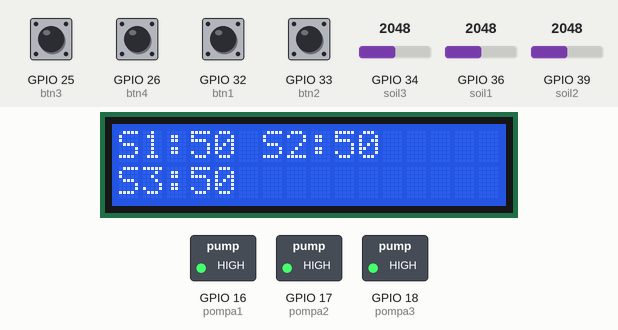
Simulated run of this sketch. Board: ESP32. Shown: 16×2 character LCD, switched loads named in the sketch (green lamp = pin HIGH). The test bench sets the inputs (shaded band); at power-on: GPIO 25 (btn3), GPIO 26 (btn4), GPIO 32 (btn1), GPIO 33 (btn2) HIGH, GPIO 34 (soil3) = 2048, GPIO 36 (soil1) = 2048, GPIO 39 (soil2) = 2048. WiFi joins after 1.5 s; servers stay silent unless stated; the local clock reads 2024-03-15 10:24:30 at power-on unless the sketch sets it; EEPROM starts erased; what the sketch prints to the serial monitor is not drawn.

Above: at 3.0 s.
3.1 s: GPIO 26 (btn4) pulled LOW for 1 s
At 4.8 s:
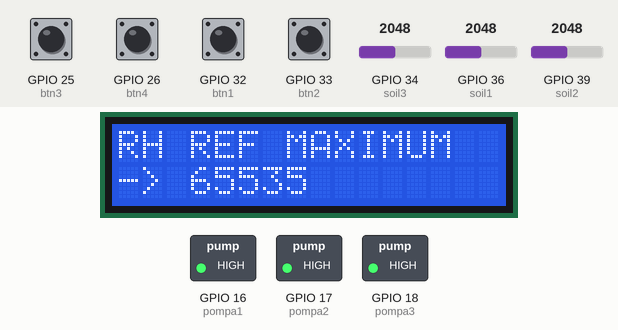
6.5 s: GPIO 26 (btn4) pulled LOW for 0.15 s
At 7.5 s:
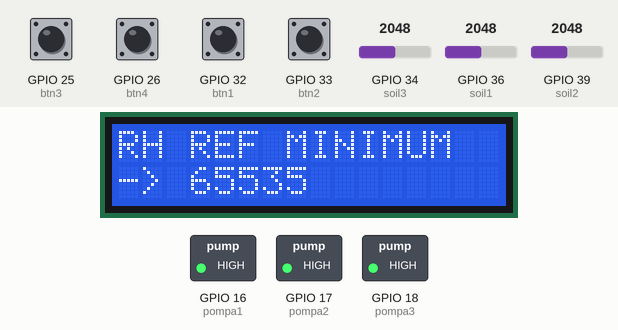
8.7 s: GPIO 32 (btn1) pulled LOW for 0.15 s
At 12.3 s:
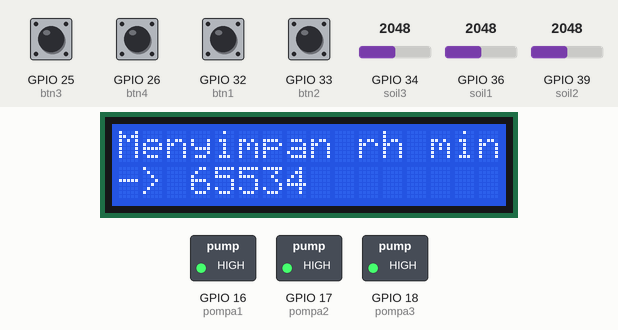
13.0 s: GPIO 33 (btn2) pulled LOW for 1 s
At 15.9 s:
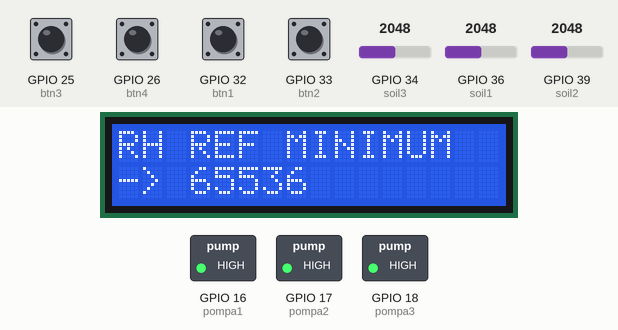
18.0 s: GPIO 33 (btn2) pulled LOW for 0.15 s
At 19.2 s:
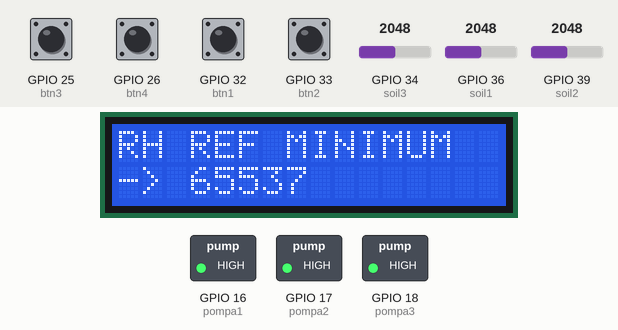
22.3 s: GPIO 32 (btn1) pulled LOW for 1 s
At 26.04 s:
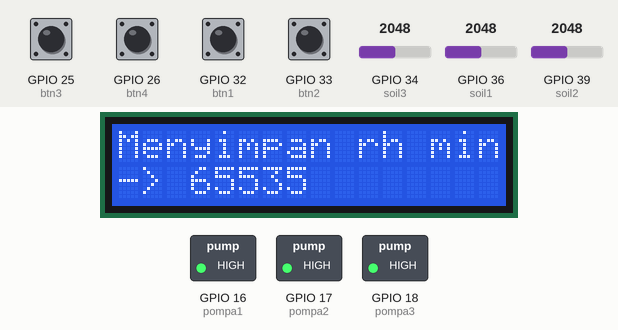
Timing chart, 0 to 27.5 s (numbered marks = the images above; inputs shaded):
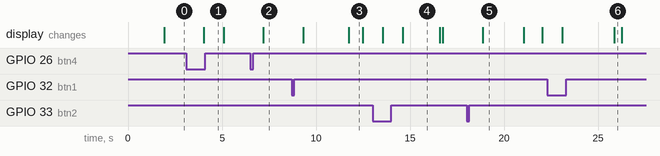

Measured:
- after the input at 3.1 s, the display: changes after 0.94 s (image 1)
- after the input at 6.5 s, the display: changes after 0.70 s (image 2)
- after the input at 8.7 s, the display: first changes after 0.62 s (image 3 shows a later state)
- after the input at 13.0 s, the display: first changes after 0.55 s (image 4 shows a later state)
- after the input at 18.0 s, the display: changes after 0.85 s (image 5)
- after the input at 22.3 s, the display: first changes after 0.78 s (image 6 shows a later state)
- what the display in image 3 shows lasts 0.8 s, from 11.7 s to 12.5 s

The sketch:

PenyiramOtomatis.ino
```cpp
/*
 * Penyiram otomatis terjadwal, include library
 */
#include <WiFi.h>
#include <WiFiClient.h>
#include <BlynkSimpleEsp32.h>
#include "RTClib.h"
#include <LiquidCrystal_I2C.h>
#include "EEPROM.h"

// config sistem
#define BLYNK_PRINT Serial
#define EEPROM_SIZE 64
#define auth "sv3ykNMzo1dPfWkwG6yfD1W88HBOzalx"
#define ssid "duoandaresta"
#define pass "takokomamak"
#define RELAY_ON 0
#define RELAY_OFF !RELAY_ON

// input pin
#define soil1 36
#define soil2 39
#define soil3 34
#define btn1 32
#define btn2 33
#define btn3 25
#define btn4 26

#define pompa1 16
#define pompa2 17
#define pompa3 18


// rtc object
RTC_DS3231 rtc;
// lcd object
LiquidCrystal_I2C lcd(0x27, 16, 2);
// Datetime object
DateTime now;

/*
 * Global variable untuk menyimpan nilai
 */
const String hari[7] = {"Minggu", "Senin", "Selasa", "Rabu", "Kamis", "Jumat", "Sabtu"};
// menyimpan jadwal 2 jam 2 menit
uint8_t jadwalJamMenit[2][2] = { 0 };
// meyimpan status mikro
String statusMikro = F("Mikro Berjalan");
// menyimpan nilai referensi
int rhref_min = 0;
int rhref_max = 0;
// flag untuk menyimpan perubahan nilai referensi
bool flagRhref_min = 0;
bool flagRhref_max = 0;
// menyimpan nilai sensor
int soilValue1 = 0;
int soilValue2 = 0;
int soilValue3 = 0;
// id menu berguna untuk menu tampilan
uint8_t idMenu = 0;
// periodic update blynk dan button
unsigned long pushUpdate = 0;
unsigned long btnUpdate = 0;

void setup() {
  // inisialisasi pin
  pinMode(soil1, INPUT);
  pinMode(soil2, INPUT);
  pinMode(soil3, INPUT);
  pinMode(pompa1, OUTPUT);
  pinMode(pompa2, OUTPUT);
  pinMode(pompa3, OUTPUT);
  // kondisi pin default
  digitalWrite(pompa1, RELAY_OFF);
  digitalWrite(pompa2, RELAY_OFF);
  digitalWrite(pompa3, RELAY_OFF);
  // baudrate serial
  Serial.begin(115200);
  // inisialisasi lcd
  lcd.begin();
  lcd.clear();
  lcd.backlight();
  // inisialisasi EEPROM
  if(!EEPROM.begin(EEPROM_SIZE)){
    Serial.println(F("Gagal menginisialisasi EEPROM"));
    lcdLine(1, F("EEPROM ERROR"));
    while(1); // jika gagal, berhenti disini loop terus
  }

  /*
   * Mengambil data jadwal dari eeprom agar tidak selalu set terus saat alat mati
   * address 0 = 8 bit data bisa digunakan untuk menyimpan data hari
   * address 1,2,3 sebanyak 24 bit bisa digunakan untuk menyimpat 2 jam, 2 menit
   * yang dibagi ke 6 bit masing masing
   *
   * address 4,5 untuk menyimpan rh ref min
   * address 6,7 untuk menyimpan rh ref max
   */
  uint32_t temp = 0x00;
  temp = EEPROM.read(1);
  temp = temp << 8;
  temp = temp | EEPROM.read(2);
  temp = temp << 8;
  temp = temp | EEPROM.read(3);

  jadwalJamMenit[0][0] = ( temp & 0b111111000000000000000000) >> 18; // jam 1
  jadwalJamMenit[0][1] = ( temp & 0b000000111111000000000000) >> 12; // menit 1
  jadwalJamMenit[1][0] = ( temp & 0b000000000000111111000000) >> 6; // jam 2
  jadwalJamMenit[1][1] = ( temp & 0b000000000000000000111111); // menit 2

  uint16_t temp2 = 0x00;
  temp2 = EEPROM.read(4);
  temp2 = temp2 << 8;
  temp2 = temp2 | EEPROM.read(5);
  rhref_min = temp2;

  temp2 = 0x00;
  temp2 = EEPROM.read(6);
  temp2 = temp2 << 8;
  temp2 = temp2 | EEPROM.read(7);
  rhref_max = temp2;

  Serial.println(F("Mendapat jadwal"));
  Serial.println(jadwalJamMenit[0][0], DEC);
  Serial.println(jadwalJamMenit[0][1], DEC);
  Serial.println(jadwalJamMenit[1][0], DEC);
  Serial.println(jadwalJamMenit[1][1], DEC);
  Serial.println(F("Mendapat nilai referensi"));
  Serial.print(F("Rh Ref Min: "));
  Serial.println(rhref_min);
  Serial.print(F("Rh Ref Max: "));
  Serial.println(rhref_max);

  // cek inisialisasi RTC
  if(!rtc.begin()){
    Serial.println(F("Tidak menemukan modul RTC"));
    lcdLine(1, F("RTC ERROR!!!"));
    while(1);
  }
  // cek baterai rtc apakah pernah di lepas
  if(rtc.lostPower()){
    Serial.println(F("RTC kehilangan tegangan, kita set waktunya sesuai dengan waktu sekarang"));
    /*
     * Saat modul rtc butuh di masukkan ke perangkat ygbaru, atau ada kehilangan tegangan,
     * fungsi ini akan mengeset data sesuai dengan tanggal dan waktu saat koding ini di compile
     */
    rtc.adjust(DateTime(F(__DATE__), F(__TIME__)));
    /*
     * Jika ingin set data tanggal dan jam sesuai yang kamu inginkan, secara ekplisit
     * jalankan perintah dibawah ini, katakan ingin set tanggal ke
     * Januari 21, 2014 jam 3 pagi
     * rtc.adjust(DateTime(2014, 1, 21, 3, 0, 0));
     */
  }
  // inisialisasi blynk agar konek ke wifi dan ke auth app
  Blynk.begin(auth, ssid, pass);
}

void loop() {
  /*
   * Cek pemencetan tombol 1, dengan debounce setiap 500 ms
   * 0. kodisi di menu utama menyalakan pompa secara manual
   * 1. mengurangi referensi rh min
   * 2. menambahi referensi rh max
   */
  if(isBtn1() && (unsigned long) millis()-btnUpdate >= 500){
    switch(idMenu){
      case 0: digitalWrite(pompa1, RELAY_ON); btnUpdate = millis(); return;
      case 1: rhref_min -= 1; flagRhref_min = 1; btnUpdate = millis(); break;
      case 2: rhref_max -= 1; flagRhref_max = 1; btnUpdate = millis(); break;
    }
  }
  if(isBtn2() && (unsigned long) millis()-btnUpdate >= 500){
    switch(idMenu){
      case 0: digitalWrite(pompa2, RELAY_ON); btnUpdate = millis(); return;
      case 1: rhref_min += 1; flagRhref_min = 1; btnUpdate = millis(); break;
      case 2: rhref_max += 1; flagRhref_max = 1; btnUpdate = millis(); break;
    }
  }
  if(isBtn3() && (unsigned long) millis()-btnUpdate >= 500){
    switch(idMenu){
      case 0: digitalWrite(pompa3, RELAY_ON); btnUpdate = millis(); return;
    }
  }
  if(isBtn4() && (unsigned long) millis()-btnUpdate >= 500){
    if(++idMenu > 2) idMenu = 0;
  }

  /*
   * Cek flag menyimpan nilai referensi ke eeprom, perlu di flag karena pengaturan
   * nilai referensi dari 2 cara , yaitu blynk dan button sehingga meminimalkan
   * penulisan ke eeprom saat nilai referensi sudah fix di akhir / button selesai
   * ditekan.
   */
  if(flagRhref_min == 1 && (unsigned long) millis()-btnUpdate >= 3000){
    flagRhref_min = 0;
    simpanRhref_min();
    btnUpdate = millis();
  }
  if(flagRhref_max == 1 && (unsigned long) millis()-btnUpdate >= 3000){
    flagRhref_max = 0;
    simpanRhref_max();
    btnUpdate = millis();
  }

  /*
   * Periodic push data ke blynk dan tampilan lcd
   */
  if((unsigned long) millis()-pushUpdate >= 1000){
    // update tanggal dan waktu dari modul rtc
    now = rtc.now();
    // print ke Serial
    Serial.print(now.year(), DEC);
    Serial.print('/');
    Serial.print(now.month(), DEC);
    Serial.print('/');
    Serial.print(now.day(), DEC);
    Serial.print(" (");
    Serial.print(hari[now.dayOfTheWeek()]);
    Serial.print(") ");
    Serial.print(now.hour(), DEC);
    Serial.print(':');
    Serial.print(now.minute(), DEC);
    Serial.print(':');
    Serial.print(now.second(), DEC);
    Serial.println();

    // ambil nilai terbaru masing masing soil
    soilValue1 = getSoilValue(soil1);
    soilValue2 = getSoilValue(soil2);
    soilValue3 = getSoilValue(soil3);

    // cek jadwal pertama sesuai jam dan menit nya dan tidak 0 semua
    if(jadwalJamMenit[0][0] == now.hour() && jadwalJamMenit[0][1] == now.minute()
    && jadwalJamMenit[0][0] != 0 && jadwalJamMenit[0][1] != 0){
        statusMikro = F("Jadwal 1 dicapai");
        // nilai soil masing masing jika dibawah referensi min, relay masing masing akan on
        if(soilValue1 <= rhref_min) digitalWrite(pompa1, RELAY_ON);
        if(soilValue2 <= rhref_min) digitalWrite(pompa2, RELAY_ON);
        if(soilValue3 <= rhref_min) digitalWrite(pompa3, RELAY_ON);
    }
    // cek jadwal kedua
    if(jadwalJamMenit[1][0] == now.hour() && jadwalJamMenit[1][1] == now.minute()
    && jadwalJamMenit[0][0] != 0 && jadwalJamMenit[0][1] != 0){
        statusMikro = F("Jadwal 2 dicapai");
        if(soilValue1 <= rhref_min) digitalWrite(pompa1, RELAY_ON);
        if(soilValue2 <= rhref_min) digitalWrite(pompa2, RELAY_ON);
        if(soilValue3 <= rhref_min) digitalWrite(pompa3, RELAY_ON);
    }

    // cek kapanpun jika nilai kelembapan sudah diatas maximal matikan relay
    if(soilValue1 >= rhref_max) digitalWrite(pompa1, RELAY_OFF);
    if(soilValue2 >= rhref_max) digitalWrite(pompa2, RELAY_OFF);
    if(soilValue3 >= rhref_max) digitalWrite(pompa3, RELAY_OFF);

    Serial.println(F("Kirim data ke blynk"));
    // kirim data ke blynk
    int jadwal1 = (jadwalJamMenit[0][0]*60*60) + (jadwalJamMenit[0][1]*60);
    int jadwal2 = (jadwalJamMenit[1][0]*60*60) + (jadwalJamMenit[1][1]*60);
    char tz[] = "Asia/Jakarta";
    Blynk.virtualWrite(V0, jadwal1, 0, tz);
    Blynk.virtualWrite(V1, jadwal2, 0, tz);
    Blynk.virtualWrite(V10, statusMikro);
    Blynk.virtualWrite(V11, soilValue1);
    Blynk.virtualWrite(V12, soilValue2);
    Blynk.virtualWrite(V13, soilValue3);
    Blynk.virtualWrite(V14, rhref_min);
    Blynk.virtualWrite(V15, rhref_max);
    Serial.println(F("Selesai kirim data ke blynk"));

    switch(idMenu){
      case 0: lcdUtama(); break;
      case 1: lcdRhref_min(); break;
      case 2: lcdRhref_max(); break;
    }

    pushUpdate = millis();
  }
}

#define BUFFER_LENGTH 17
void lcdUtama(){
  char buff[BUFFER_LENGTH] = {0};
  sprintf(buff,"S1:%d S2:%d",soilValue1,soilValue2);
  lcdLine(1,buff);
  sprintf(buff,"S3:%d ",soilValue3);
  lcdLine(2,buff);
}

void lcdRhref_min(){
  lcdLine(1, F("RH REF MINIMUM"));
  char buff[BUFFER_LENGTH] = {0};
  sprintf(buff,"-> %d",rhref_min);
  lcdLine(2, buff);
}

void lcdRhref_max(){
  lcdLine(1, F("RH REF MAXIMUM"));
  char buff[BUFFER_LENGTH] = {0};
  sprintf(buff,"-> %d",rhref_max);
  lcdLine(2, buff);
}

#define MAX_DETECT 20
#define MIN_DETECT 15
bool isBtn1(){
  uint8_t cnt = 0;
  for(uint8_t i=0; i<MAX_DETECT; i++){
    if(digitalRead(btn1) == 0) cnt++;
    delayMicroseconds(10);
  }
  if(cnt > MIN_DETECT) return true;
  return false;
}
bool isBtn2(){
  uint8_t cnt = 0;
  for(uint8_t i=0; i<MAX_DETECT; i++){
    if(digitalRead(btn2) == 0) cnt++;
    delayMicroseconds(10);
  }
  if(cnt > MIN_DETECT) return true;
  return false;
}
bool isBtn3(){
  uint8_t cnt = 0;
  for(uint8_t i=0; i<MAX_DETECT; i++){
    if(digitalRead(btn3) == 0) cnt++;
    delayMicroseconds(10);
  }
  if(cnt > MIN_DETECT) return true;
  return false;
}
bool isBtn4(){
  uint8_t cnt = 0;
  for(uint8_t i=0; i<MAX_DETECT; i++){
    if(digitalRead(btn4) == 0) cnt++;
    delayMicroseconds(10);
  }
  if(cnt > MIN_DETECT) return true;
  return false;
}

void simpanJadwal(){
  Serial.println(F("Simpan jadwal ke EEPROM"));
  uint32_t temp = 0x00;
  temp = temp | jadwalJamMenit[0][0];
  temp = temp << 6;
  temp = temp | jadwalJamMenit[0][1];
  temp = temp << 6;
  temp = temp | jadwalJamMenit[1][0];
  temp = temp << 6;
  temp = temp | jadwalJamMenit[1][1];
  EEPROM.write(1, (temp & 0b111111110000000000000000) >> 16);
  EEPROM.write(2, (temp & 0b000000001111111100000000) >> 8);
  EEPROM.write(3, (temp & 0b000000000000000011111111));
  Serial.println(F("Commit"));
  EEPROM.commit();
}

void simpanRhref_min(){
  uint16_t temp = 0x00;
  temp = rhref_min;

  EEPROM.write(4, (temp & 0b1111111100000000) >> 8);
  EEPROM.write(5, (temp & 0b0000000011111111));
  EEPROM.commit();

  statusMikro = F("Menyimpan rh min");
  lcdLine(1, statusMikro);
}

void simpanRhref_max(){
  uint16_t temp = 0x00;
  temp = rhref_max;

  EEPROM.write(6, (temp & 0b1111111100000000) >> 8);
  EEPROM.write(7, (temp & 0b0000000011111111));
  EEPROM.commit();

  statusMikro = F("Menyimpan rh max");
  lcdLine(1, statusMikro);
}

BLYNK_WRITE(V0){
  TimeInputParam t(param);
  if(t.hasStartTime()){
    jadwalJamMenit[0][0] = t.getStartHour();
    jadwalJamMenit[0][1] = t.getStartMinute();
    statusMikro = (String) "Dapat input jadwal 1 " +
                  jadwalJamMenit[0][0] + ":" +
                  jadwalJamMenit[0][1];
    simpanJadwal();
  }
  Serial.println(statusMikro);
}

BLYNK_WRITE(V1){
  TimeInputParam t(param);
  if (t.hasStartTime()){
    jadwalJamMenit[1][0] = t.getStartHour();
    jadwalJamMenit[1][1] = t.getStartMinute();
    statusMikro = (String) "Dapat input jadwal 2 " +
                  jadwalJamMenit[1][0] + ":" +
                  jadwalJamMenit[1][1];
    simpanJadwal();
  }
  Serial.println(statusMikro);
}

BLYNK_WRITE(V2){
  rhref_min = param.asInt();
  statusMikro = (String) "Dapat input setpoint rh min: " + rhref_min;
  Serial.println(statusMikro);
  flagRhref_min = 1;
  btnUpdate = millis();
}

BLYNK_WRITE(V3){
  rhref_max = param.asInt();
  statusMikro = (String) "Dapat input setpoint rh max: " + rhref_max;
  Serial.println(statusMikro);
  flagRhref_max = 1;
  btnUpdate = millis();
}

/*
 * keluarannya 0-100 persen
 */
int getSoilValue(int pin){
  return (100 - ((analogRead(pin)/4096.0) * 100.0));
}

void lcdLine(uint8_t line, String text){
  lcd.setCursor(0, line-1);
  lcd.print("                ");
  lcd.setCursor(0, line-1);
  lcd.print(text);
}
```
